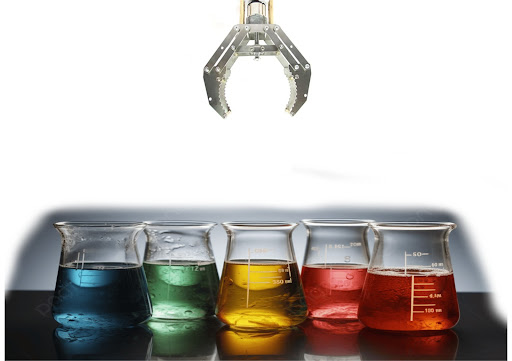
#> input picture AT/robot-controller/imgs/robot.jpg, 512 x 361 px, found by its file name
$ python robot_blue.py
#> lines starting #> are read from the running program, lines starting #| are printed output that depends on the picture; after the words box and inside, x2 and y2 are one past the last pixel; in counts of white or black regions, pixels touching at a corner belong together
### AT/robot-controller/robot_controller.py
import cv2
import numpy as np

def read_image(path_img):
#> called with path_img = '7/imgs/robot.jpg'
    return cv2.imread(path_img)
#> returned value is the input picture: shape (361, 512, 3); mean B, G, R 185.1, 189, 194


def img_to_grayscale(img):
    return cv2.cvtColor(img, cv2.COLOR_BGR2GRAY)

def img_to_hsv(img):
    return cv2.cvtColor(img, cv2.COLOR_BGR2HSV)
#> returned value: shape (361, 512, 3); mean H, S, V 27.7, 37.4, 198.4


# [5 lines left out: function match_robot, not called in this run]


def draw_rectangle_match(img, point_top_left, point_bottom_right, color, thickness):
    cv2.rectangle(img, point_top_left, point_bottom_right, color, thickness)

# [16 lines left out: function get_ponto_medio_contornos, not called in this run]

def img_to_lim(img, thresh, maxval):
    _, imagem_limiarizada = cv2.threshold(img, thresh, maxval, cv2.THRESH_BINARY)
    return imagem_limiarizada

def img_to_rgb(img):
    return cv2.cvtColor(img, cv2.COLOR_BGR2RGB)

### AT/robot-controller/robot_blue.py
# LÓGICA E CONSIDERAÇÕES AO FINAL DO CÓDIGO

import cv2
import numpy as np
import robot_controller as rc

# variaveis globais
thickness = 2
black = (0, 0, 0)
blue = (255, 127, 50)
green = (0, 255, 0)
yellow = (0, 255, 255)
red = (0, 0, 255)
orange = (0, 146, 255)


# Definir caminhos
path_img = "7/imgs/robot.jpg"

# Ler imagens
img_original = rc.read_image(path_img)
img_original_hsv = rc.img_to_hsv(img_original)


# ------------- ENCONTRAR FRASCO AZUL -------------

# intervalo de cor azul
lower_bound = np.array([80, 50, 0])
upper_bound = np.array([110, 255, 255])

mascara = cv2.inRange(img_original_hsv, lower_bound, upper_bound)
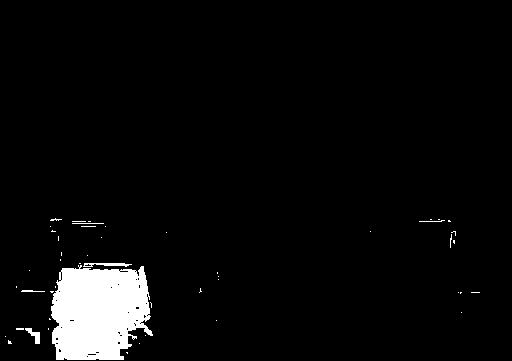
#> mascara: shape (361, 512); 4.5% white; 49 white regions (43 under 20 px)
cv2.namedWindow('mask-blue', cv2.WINDOW_NORMAL)
cv2.imshow('mask-blue', mascara)

contornos, _ = cv2.findContours(mascara, cv2.RETR_EXTERNAL, cv2.CHAIN_APPROX_SIMPLE)
#> contornos = 49 contours, 46 with area under 20; largest, box (x1, y1, x2, y2) and area: (51, 265, 153, 360) 7595, (83, 263, 132, 267) 81, (25, 328, 40, 344) 77

maiorArea = 0
maior_contorno = None
for contorno in contornos:
    if cv2.contourArea(contorno) > maiorArea:
        maiorArea = cv2.contourArea(contorno)
        maior_contorno = contorno
#> this loop made 49 passes
#> maiorArea on passes 7, 25: 77, 7595
#> contorno on passes 2, 4, 5, 6, 8, 9: [[139, 343]], [[5, 336]], [[145, 335]], [[48, 328], [48, 329]], [[16, 328], [16, 329], [23, 329], [23, 328]], [[216, 320]]
#> after the loop, maiorArea = 7595; maior_contorno = contour of 223 points, box (x1, y1, x2, y2) (51, 265, 153, 360), area 7595

x, y, w, h = cv2.boundingRect(maior_contorno)
#> x = 51; y = 265; w = 102; h = 95
rc.draw_rectangle_match(img_original, (x, y), (x + w, y + h), blue, thickness)


# Mostrar os resultados
cv2.namedWindow('Detec', cv2.WINDOW_NORMAL)
cv2.imshow('Detec', img_original)
cv2.waitKey(0)
cv2.destroyAllWindows()
